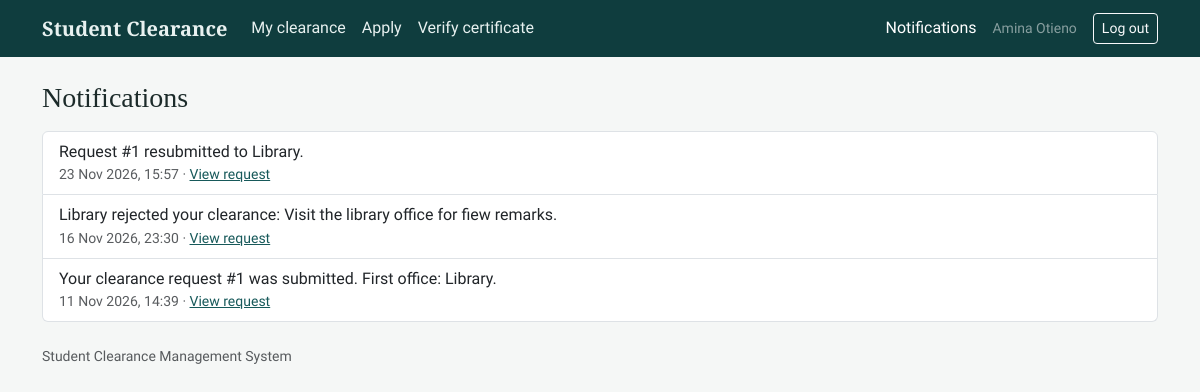
The page /notifications/ (signed in) on the database its author committed.
### accounts/models.py (models this page shows, shortened)
class User(AbstractUser):
    class Role(models.TextChoices):
        STUDENT = "student", "Student"
        OFFICER = "officer", "Clearance officer"
        ADMIN = "admin", "Administrator"
    role = models.CharField(max_length=10, choices=Role.choices, default=Role.STUDENT)
    school = models.ForeignKey(School, null=True, blank=True, on_delete=models.SET_NULL, related_name="users")
    department = models.ForeignKey(
        Department, null=True, blank=True, on_delete=models.SET_NULL, related_name="officers"
    )
    @property
    def display_name(self):
        return self.get_full_name() or self.username

### clearance/models.py (models this page shows)
class Notification(models.Model):
    user = models.ForeignKey(settings.AUTH_USER_MODEL, on_delete=models.CASCADE, related_name="notifications")
    message = models.CharField(max_length=255)
    request = models.ForeignKey(ClearanceRequest, null=True, blank=True, on_delete=models.CASCADE)
    is_read = models.BooleanField(default=False)
    created_at = models.DateTimeField(auto_now_add=True)
    class Meta:
        ordering = ["-created_at"]

### clearance/views.py (the view)
# urls.py: path("notifications/", views.notification_list, name="notifications"),
@login_required
def notification_list(request):
    items = list(request.user.notifications.select_related("request")[:100])
    request.user.notifications.filter(is_read=False).update(is_read=True)
    return render(request, "notifications.html", {"items": items})

### clearance/context_processors.py (called while the page is built)
def notifications(request):
    if request.user.is_authenticated:
        return {"unread_count": request.user.notifications.filter(is_read=False).count()}
    return {"unread_count": 0}

### templates/notifications.html (shortened to what this page needs)
{% extends "base.html" %}
{% block content %}
<h1 class="h3 mb-3">Notifications</h1>
<div class="list-group">
  {% for n in items %}
    <div class="list-group-item"><div>{{ n.message }}</div><div class="small text-muted">{{ n.created_at|date:"j M Y, H:i" }}
      {% if n.request and user.role != 'officer' %} &middot; <a href="{% url 'request_detail' n.request.pk %}">View request</a>{% endif %}</div></div>
  {% empty %}<div class="list-group-item text-muted text-center py-4">You have no notifications.</div>{% endfor %}
</div>
{% endblock %}

### templates/base.html (shortened to what this page needs)
{% load static %}<!doctype html>
<html lang="en">
<head>
  <link href="https://cdn.jsdelivr.net/npm/bootstrap@5.3.3/dist/css/bootstrap.min.css" rel="stylesheet">
  <link rel="stylesheet" href="{% static 'css/style.css' %}">
</head>
<body>
<nav class="navbar navbar-expand-lg scms-nav">
  <div class="container">
    <a class="navbar-brand" href="{% url 'home' %}">Student Clearance</a>
    <div class="collapse navbar-collapse" id="nav">
      <ul class="navbar-nav me-auto">
        {% if user.is_authenticated %}
          {% if user.role == 'student' %}
            <li class="nav-item"><a class="nav-link" href="{% url 'student_dashboard' %}">My clearance</a></li>
            <li class="nav-item"><a class="nav-link" href="{% url 'apply' %}">Apply</a></li>
          {% elif user.role == 'officer' %}
            <li class="nav-item"><a class="nav-link" href="{% url 'officer_dashboard' %}">Awaiting decision</a></li>
            <li class="nav-item"><a class="nav-link" href="{% url 'officer_history' %}">Past decisions</a></li>
          {% endif %}
        {% endif %}
        <li class="nav-item"><a class="nav-link" href="{% url 'verify_form' %}">Verify certificate</a></li>
      </ul>
      {% if user.is_authenticated %}
        <a class="nav-link text-white me-3" href="{% url 'notifications' %}">Notifications
          {% if unread_count %}<span class="badge bg-warning text-dark">{{ unread_count }}</span>{% endif %}</a>
        <span class="text-white-50 me-3 small">{{ user.display_name }}</span>
        <form method="post" action="{% url 'logout' %}" class="d-inline">{% csrf_token %}
          <button class="btn btn-sm btn-outline-light">Log out</button></form>
      {% else %}
        <a class="btn btn-sm btn-outline-light" href="{% url 'login' %}">Log in</a>
      {% endif %}
    </div>
  </div>
</nav>
<main class="container py-4">
  {% block content %}{% endblock %}
</main>
<footer class="container pb-4 small text-muted">Student Clearance Management System</footer>
</body>
</html>

### static/css/style.css (style rules this page uses)
:root { --ink: #1c2b2a; --teal: #0f3d3e; --teal-2: #17595a; --paper: #f5f7f6; --line: #d9e2e0; --cleared: #1e7a4c; --stop: #b3382c; }
body { background: var(--paper); color: var(--ink); font-family: "Source Sans 3", system-ui, sans-serif; line-height: 1.55; }
h1, h2, h3, .navbar-brand { font-family: "Source Serif 4", Georgia, serif; font-weight: 700; }
.scms-nav { background: var(--teal); }
.scms-nav .nav-link, .scms-nav .navbar-brand { color: #e8f1f0; }
a { color: var(--teal-2); }

### rows shown on the page
User: display_name "Amina Otieno"
Notification: message "Request #1 resubmitted to Library.", created_at "23 Nov 2026, 15:57", shows "View request"
Notification: message "Library rejected your clearance: Visit the library office for fiew remarks.", created_at "16 Nov 2026, 23:30", shows "View request"
Notification: message "Your clearance request #1 was submitted. First office: Library.", created_at "11 Nov 2026, 14:39", shows "View request"
